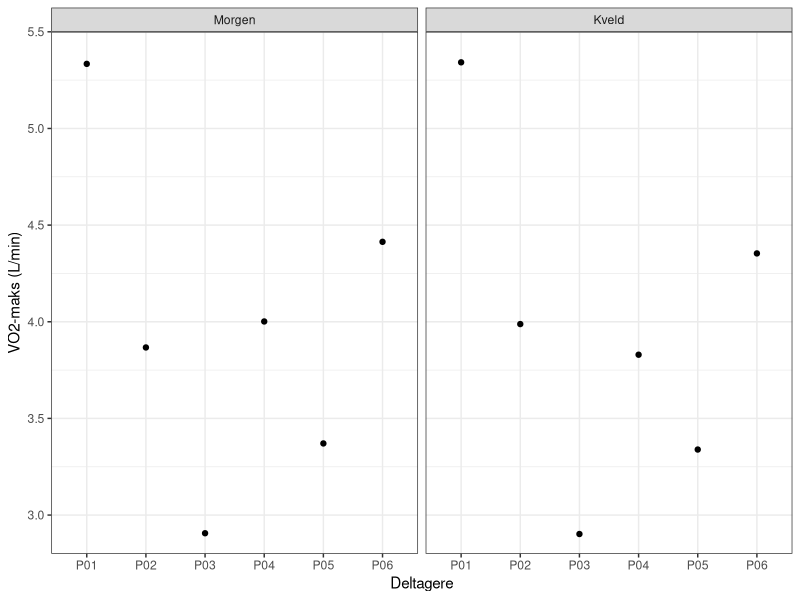
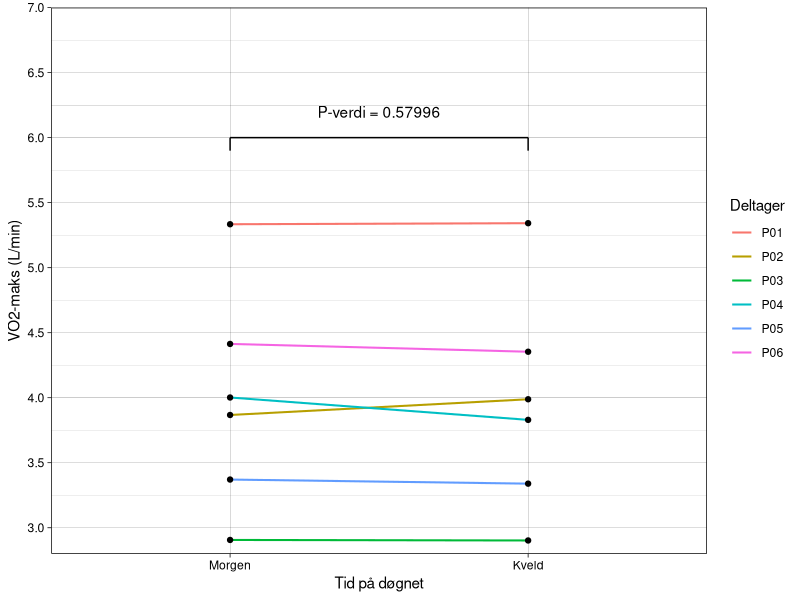
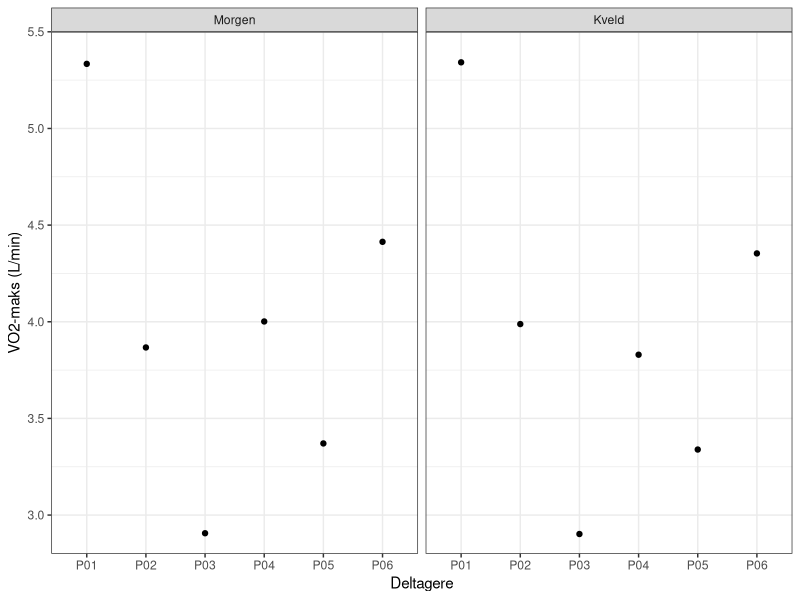
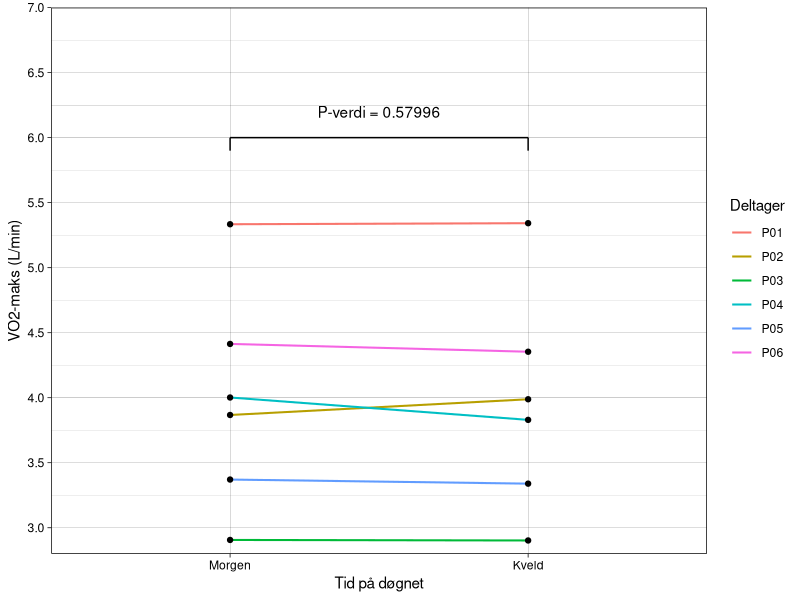

The R script that drew these images, in order:
## ---- chunk 1
library(tidyverse)
library(knitr)
library(readxl)

tabell_deltakere <- read.csv("data/behandlet/behandlet_vo2maks.csv")

tabell_deltakere <- tabell_deltakere |> 
  select(deltager,
         kjonn,
         alder) |>  
  
  distinct() |> 
  
  mutate(kjonn = if_else(kjonn == "m", "Mann", "Kvinne"))

kable(
  tabell_deltakere,
  format = "latex",
  col.names = c("Deltaker", "Kjønn", "Alder (år)"),
  booktabs = TRUE,
  linesep = "") 
## ---- chunk 2
library(ggplot2)
#| label: fig-vo2maks
#| fig-cap: "Forskjell i VO2 maks mellom morgen og kveld"

#FORSLAG 1
behandlede_data <- read.csv("data/behandlet/behandlet_vo2maks.csv")

behandlede_data <- behandlede_data |> 
  mutate(starttidspunkt = factor(starttidspunkt, levels = c("Morgen", "Kveld")))

figur_resultater <- ggplot(data = behandlede_data,
                 aes(deltager, VO2_maks_abs/1000)) +
  
  geom_point(size = 1.5,
color = "black") + 
  
  facet_wrap(~ starttidspunkt) +
  
  labs(
    x = "Deltagere",
    y = "VO2-maks (L/min)") + 
  
  scale_y_continuous(
    limits = c(2.8, 5.5),
    breaks = seq(2.5, 5.5, by = 0.5),
    expand = c(0, 0)) + 
  
  theme_bw()

print(figur_resultater)

ggsave("figurer/figur-vo2maks.png", figur_resultater, 
       width = 12, height = 9, units = "cm")
## ---- chunk 3
library(tidyverse)
library(knitr)
library(readxl)
#| label: fig-vo2maks2
#| fig-cap: "Forskjell i VO2 maks mellom morgen og kveld"

#FORSLAG 2
tabell <- read.csv("data/behandlet/behandlet_vo2maks.csv")

mod <- lm(VO2_maks_abs ~ starttidspunkt + deltager, data = tabell)
pval <- round(coef(summary(mod))[2, 4], 5)


tabell <- tabell |> 
  mutate(starttidspunkt = factor(starttidspunkt, levels = c("Morgen", "Kveld")))

fig_resultater <- ggplot(data = tabell,
                 aes(x = starttidspunkt, y = VO2_maks_abs/1000, group = deltager, color = deltager)) +
  
  geom_line(linewidth = 0.7) + 
  
  geom_point(size = 1.5,
             color = "black",
             fill = "grey") + 
  
  labs(
    x = "Tid på døgnet",
    y = "VO2-maks (L/min)",
    
    color = "Deltager") + 
  
  scale_y_continuous(
    limits = c(2.8, 7.0),
    breaks = seq(2.5, 7.0, by = 0.5),
    expand = c(0, 0)) + 
  
  theme_linedraw() +
  
  annotate("segment", x = 1, xend = 2, y = 6, yend = 6) + 
  annotate("segment",
           x = c(1, 2), 
           xend = c(1, 2),
           y = c(6, 6),
           yend = c(5.9, 5.9)) + 
  
  annotate("text", label = paste0("P-verdi = ", pval),
           x = 1.5, y = 6.2)

print(fig_resultater)

ggsave("figurer/figur-vo2maks2.png", fig_resultater, 
       width = 12, height = 9, units = "cm")
